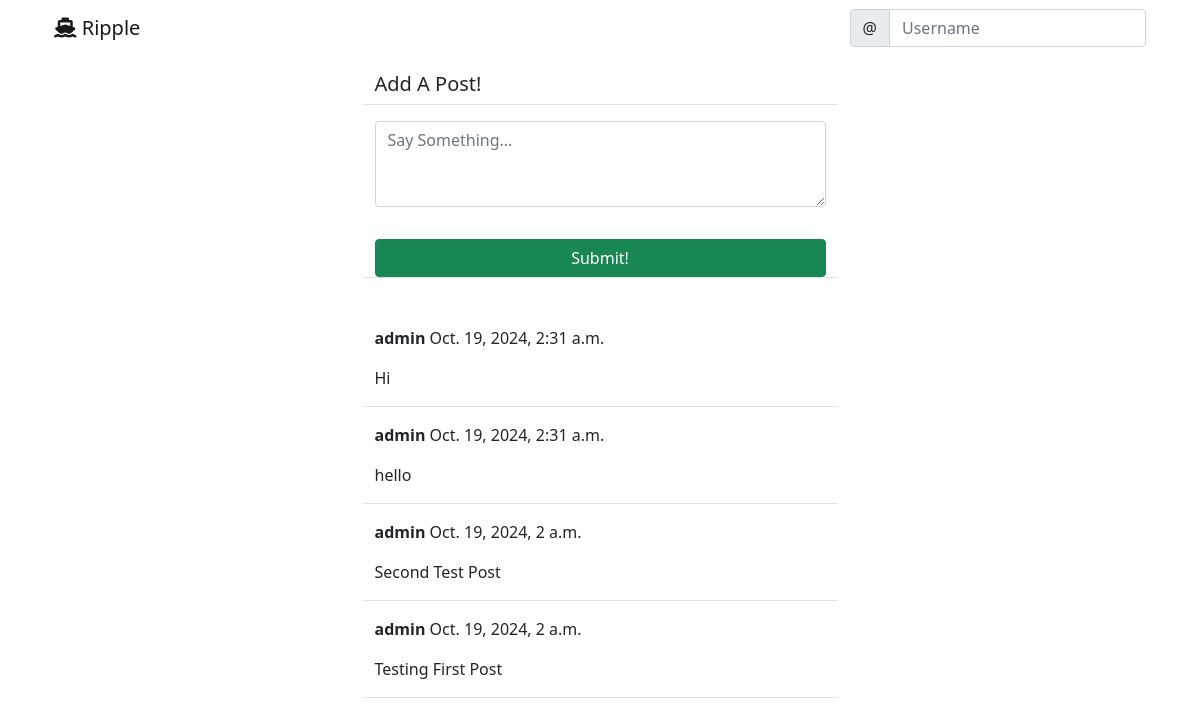
Page /social/ on the earlier database version.
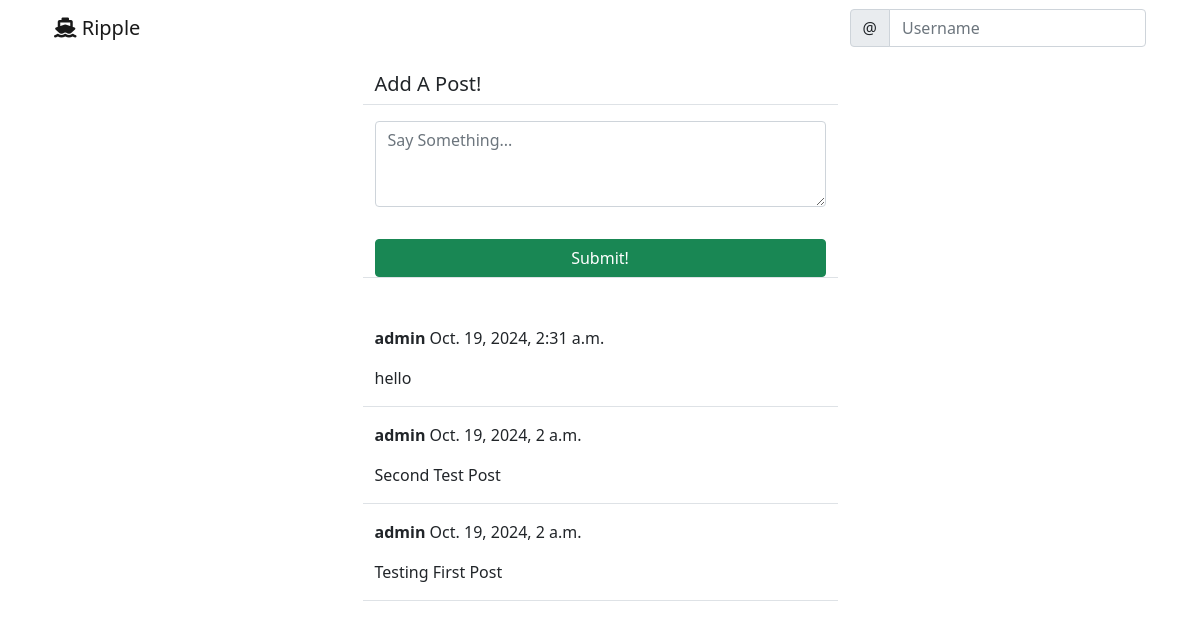
Same page on the later database version.
### social/models.py (models this page shows)
class Post(models.Model):
    body = models.TextField()
    created_on = models.DateTimeField(default=timezone.now)
    author = models.ForeignKey(User, on_delete=models.CASCADE)

### social/views.py (the view, shortened to what this page needs)
# urls.py: path('', PostListView.as_view(), name='post-list'),
class PostListView(View):
    def get(self, request, *args, **kwargs):
        posts = Post.objects.all().order_by('-created_on')
        form = PostForm()
        context = {
            'post_list': posts,
            'form': form,
        }
        return render(request, 'social/post_list.html', context)

### social/forms.py
class PostForm(forms.ModelForm):
    body = forms.CharField(
        label='',
        widget=forms.Textarea(attrs={
            'rows': '3',
            'placeholder': 'Say Something...'
        }))
    class Meta:
        model = Post
        fields = ['body']

### social/templates/social/post_list.html (shortened to what this page needs)
{% extends 'landing/base.html' %}
{% load crispy_forms_tags %}
{% block content %}
    <div class="container">
        <div class="row justify-content-center mt-3">
            <div class="col-md-5 col-sm-12 border-bottom">
                <h5>Add A Post!</h5>
            </div>
        </div>
        <div class="row justify-content-center mt-3 mb-5">
            <div class="col-md-5 col-sm-12 border-bottom">
                <form method="POST">
                    {{ form | crispy }}
                    <div class="d-grid gap-2">
                        <button class="btn btn-success mt-3">Submit!</button>
                    </div>
                </form>
            </div>
        </div>
        {% for post in post_list %}
        <div class="row justify-content-center mt-3">
            <div class="col-md-5 col-sm-12 border-bottom">
                <p><strong>{{ post.author }}</strong> {{ post.created_on }}</p>
                <p>{{ post.body }}</p>
            </div>
        </div>
        {% endfor %}
    </div>
{% endblock content %}

### landing/templates/landing/base.html (shortened to what this page needs)
<!doctype html>
<html lang="en">
  <head>
    <link href="https://cdn.jsdelivr.net/npm/bootstrap@5.0.2/dist/css/bootstrap.min.css" rel="stylesheet">
  </head>
  <body>
    {% include 'landing/navbar.html' %}
    {% block content %}
    {% endblock content %}
  </body>
</html>

### landing/templates/landing/navbar.html (shortened to what this page needs)
<div class="container">
<nav class="navbar navbar-expand-lg navbar-light">
  <div class="container-fluid">
    <a class="navbar-brand"
       {% if user.is_authenticated %}
       href="{% url 'post-list' %}"
       {% else %}
       href="{% url 'index' %}"
       {% endif %}
    ><i class="fas fa-ship"></i> Ripple</a>
    <div class="collapse navbar-collapse" id="navbarTogglerDemo03">
      <form class="d-flex">
        <div class="input-group">
        <span class="input-group-text" id="basic-addon1">@</span>
        <input type="text" class="form-control" placeholder="Username" aria-label="Username" aria-describedby="basic-addon1">
    </div>
      </form>
    </div>
  </div>
</nav>
</div>

Differences in the rows shown:
removed Post: author "admin", created_on "Oct. 19, 2024, 2:31 a.m.", body "Hi"
